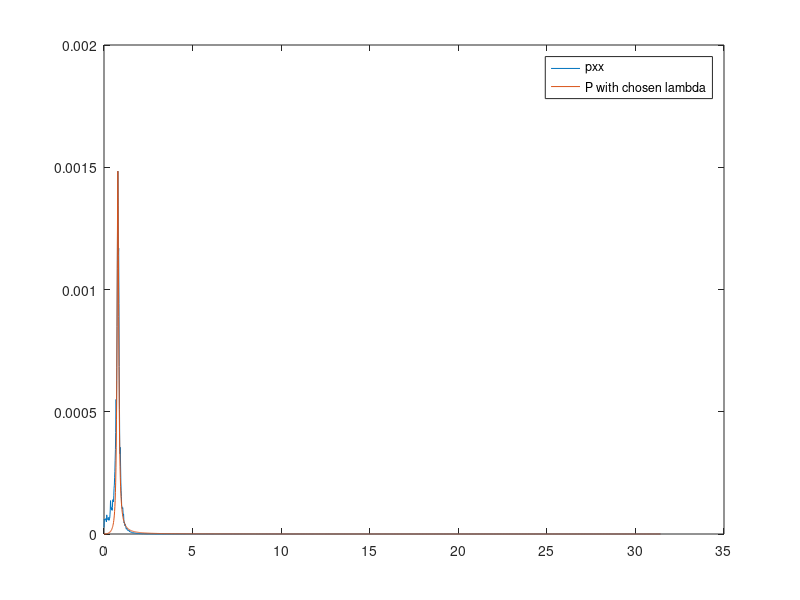

Write the MATLAB code that produced this figure.
clc;
clear all;
close all;

% Initialization
%   From Part 1
om1 = 0.005;    om2 = 0.05;
A1 = 29.354;    A2 = 0.831;
T_sqr = (A2^2*om2^2 - A1^2*om1^2) / (A1^2*om1^4 - A2^2*om2^4);
T = sqrt(T_sqr);
K = A1*om1*sqrt(T^2*om1^2 + 1);

% Part 2
load('wave.mat');
Fs = 10;
window_size = 4096;

[pxx,f] = pwelch(psi_w(2,:)*(pi/180), window_size,[],[],Fs);
omega= 2*pi*f; %rad/s]                  
pxx= pxx./(2*pi); %[s/rad]

figure
plot(omega, pxx);
hold on;
%w_0 was identifyd by the plot 
w_0 = 0.7823; 

%Calculating sigma, sigma^2 was the peak value og the plot
sigma= sqrt(0.001484); 

%Finding lamda 
lambda = 0.07;
K_w = 2*lambda*w_0*sigma;

ss = (K_w^2*omega.^2)./(omega.^4+w_0^4 +2*omega.^2*w_0^2*(-1+2*lambda^2));
plot(omega,ss);
legend('pxx','P with chosen lambda');

%Part 3
K_pd = 0.8363;
T_f = 8.3909;
T_d = T; 
%K = 0.1561 calculated in part 1
x= K_pd*K*T_d;
y = K*K_pd;
z= T*T_f; 
i= T_f+T; 
H_0= tf([x y],[z i 1 0]);



%Part 4
A=[0 1 0 0 0; 
 -w_0 -2*lambda*w_0 0 0 0 ;
0 0 0 1 0;
0 0 0 -1/T -K/T;
0 0 0 0 0;]; 
B= [0 0 0 K/T 0]'; 
E= [0 0; 
    K_w 0;
    0 0; 
    0 0;
    0 1;]; 
C= [ 0 1 1 0 0 0]; 

